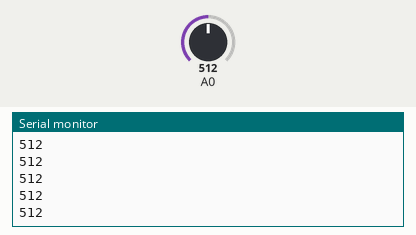
Bench run of a sketch on a simulated Arduino Uno, built with avr-gcc and run on an emulated ATmega328P. Parts: the last lines printed to the serial monitor. The inputs (shaded band) are chosen by the test bench; at power-on: A0 = 512.

Above: at 1.2 s.
1.3 s: A0 set to 716
At 1.53 s:
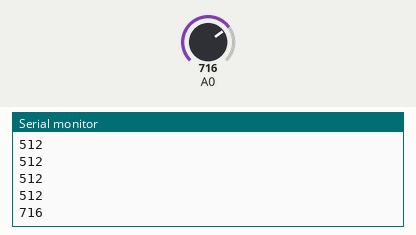
2.8 s: A0 set to 900
At 2.91 s:
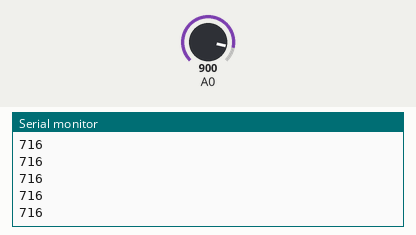
Timing chart, 0 to 5.8 s (numbered marks = the images above; inputs shaded):
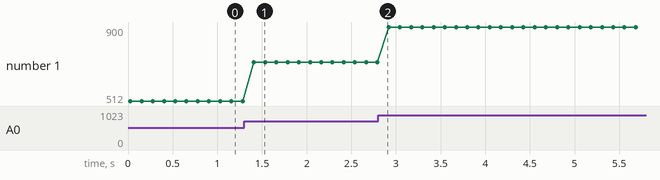

Measured:
- after the input at 1.3 s, the serial monitor: prints a new line after 0.11 s (image 1)
- plotted number 1: 512 → 716 after the input at 1.3 s, 716 → 900 after the input at 2.8 s

The sketch:

3_Filtro.ino
```cpp
int lerMedia(int pino){
  int soma = 0;
  for(int i = 0; i < 5; i++){
    soma += analogRead(pino);
    delay(5);
  }
  return soma / 5;
}

void setup() {
  Serial.begin(9600);
}

void loop() {
  int valorEstavel = lerMedia(A0);
  Serial.println(valorEstavel);
  delay(100);
}
```
